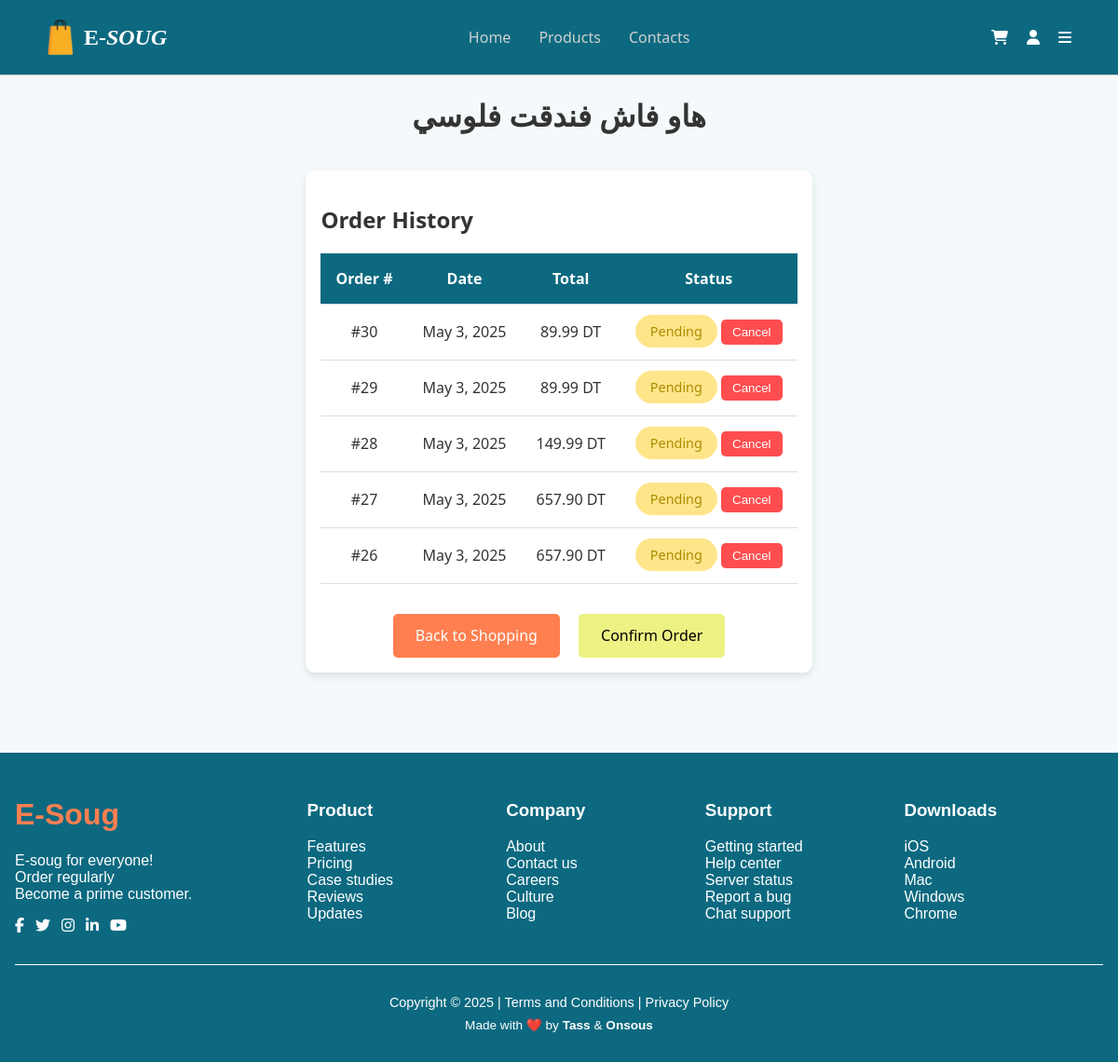
The app's page /myorders/ (signed in), older data.
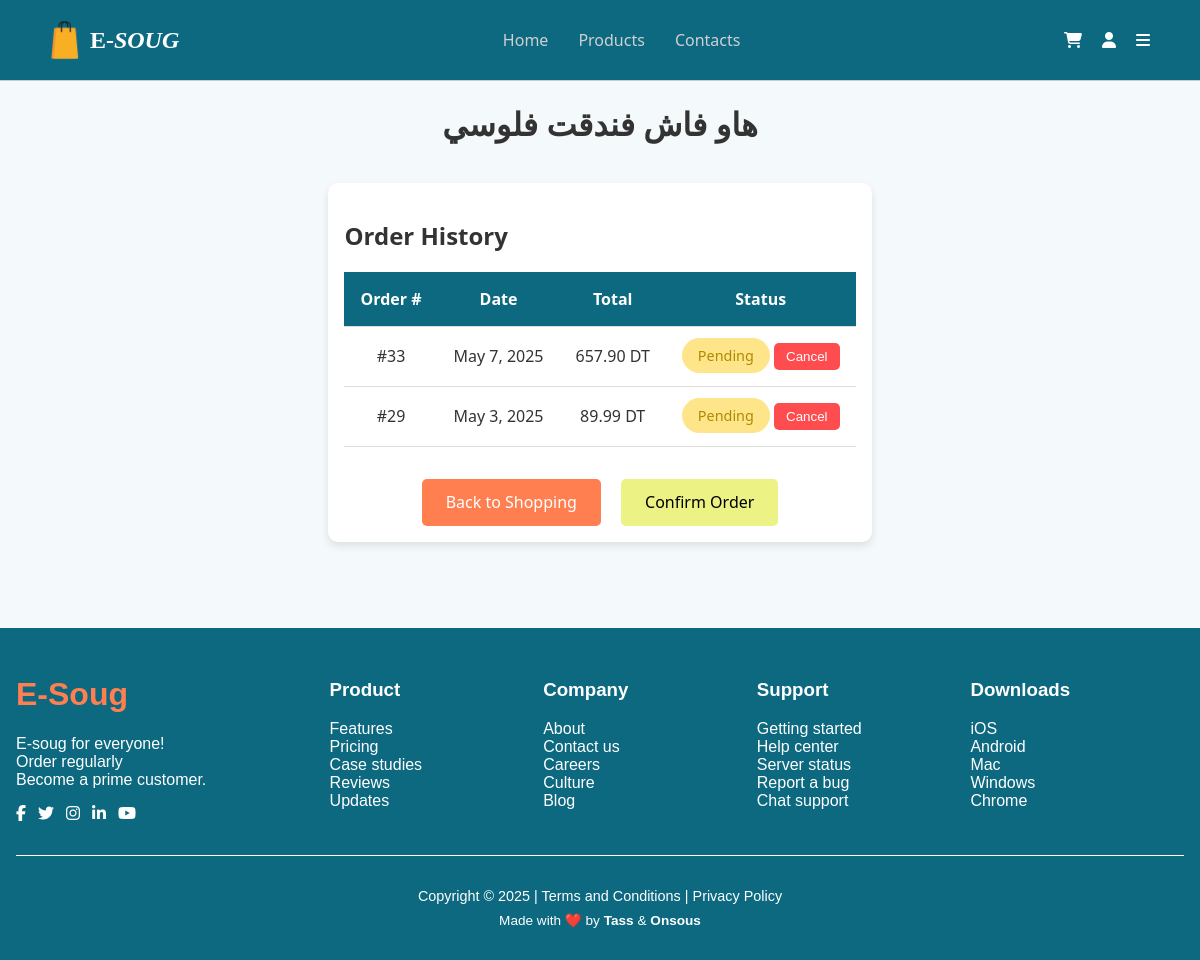
The same page, newer data.
### store/models.py (models this page shows, shortened)
class Order(models.Model):
    user = models.ForeignKey(User, on_delete=models.CASCADE)
    product = models.ForeignKey(Product, on_delete=models.CASCADE)
    date_ordered = models.DateTimeField(auto_now_add=True)
    quantity = models.PositiveIntegerField(default=1)
    status = models.CharField(max_length=20, choices=[
        ("Pending", "Pending"),
        ("Processing", "Processing"),
        ("Shipped", "Shipped"),
        ("Delivered", "Delivered"),
        ("Cancelled", "Cancelled"),
    ], default="Pending")
    @property
    def total_price(self):
        return self.product.price * self.quantity

class Product(models.Model):
    name = models.CharField(max_length=200)
    price = models.DecimalField(max_digits=10, decimal_places=2)
    description = models.TextField()
    image_url = models.URLField(max_length=500, blank=True, null=True)
    category = models.ForeignKey(Category, on_delete=models.CASCADE, related_name='products')

### store/views.py (the view)
# urls.py: path('myorders/', views.view_orders, name='view_orders'),
@login_required
def view_orders(request):
    current_user = request.user
    user_orders = Order.objects.filter(user=current_user).order_by('-date_ordered')
    return render(request, 'view_orders.html', {'orders': user_orders})

### store/templates/view_orders.html (shortened to what this page needs)
<!DOCTYPE html>
<html lang="en">
<head>
</head>
<body>
    {% include 'navbar.html' %}
    <h1 style="text-align: center;">هاو فاش فندقت فلوسي</h1>
    <div class="container">
        <h2>Order History</h2>
        <table>
            <thead>
                <tr>
                    <th>Order #</th>
                    <th>Date</th>
                    <th>Total</th>
                    <th>Status</th>
                </tr>
            </thead>
            <tbody>
                {% for order in orders %}
                <tr>
                    <td>#{{ order.id }}</td>
                    <td>{{ order.date_ordered|date:"F j, Y" }}</td>
                    <td>{{ order.total_price }} DT</td>
                    <td><span class="status {{ order.status }}">{{ order.status }}</span>
                        <form method="post" action="{% url 'cancel_order' order.id %}" style="display:inline;">
                            <button type="submit" style="background-color:#ff4d4f;color:white;padding:6px 12px;border:none;border-radius:5px;cursor:pointer;">Cancel</button>
                        </form>
                    </td>
                </tr>
                {% endfor %}
            </tbody>
        </table>
        <div class="button-container">
            <a href="/wishlist/" class="shop-button">Back to Shopping</a>
            <a href="/confirm-order/" class="shop-button" style="background-color: #ecf284; margin-left: 1rem; color: black">Confirm Order</a>
        </div>
    </div>
</body>
</html>
{% include 'footer.html' %}

### store/templates/navbar.html (shortened to what this page needs)
<!DOCTYPE html>
<html lang="en">
<head>
  <link rel="stylesheet" href="https://cdnjs.cloudflare.com/ajax/libs/font-awesome/6.5.0/css/all.min.css" />
  {% load static %}
</head>
<body>
<nav style="display: flex; justify-content: space-between; align-items: center; padding: 20px 50px; background: #0c6980; border-bottom: 1px solid #ccc; color: white;">
  <div style="display: flex; align-items: center; gap: 10px;">
    <img src="{% static 'images/logo.png' %}" alt="Logo" style="height: 40px;">
    <div style="font-family: 'Times New Roman', serif; font-size: 24px; font-weight: bold; color: white;">
      E-<span style="font-style: italic;">SOUG</span>
    </div>
  </div>
  <div style="display: flex; gap: 30px;">
    {% url 'home' as home_url %}
    <a href="{{ home_url }}" style="text-decoration: none;
      color: {% if request.path == home_url %}white{% else %}#d0d0d0{% endif %};
      font-weight: {% if request.path == home_url %}bold{% else %}normal{% endif %};">Home</a>
    {% url 'product_list' as products_url %}
    <a href="{{ products_url }}" style="text-decoration: none;
      color: {% if request.path == products_url %}white{% else %}#d0d0d0{% endif %};
      font-weight: {% if request.path == products_url %}bold{% else %}normal{% endif %};">Products</a>
    {% url 'contact_us' as contact_url %}
    <a href="{{ contact_url }}" style="text-decoration: none;
      color: {% if request.path == contact_url %}white{% else %}#d0d0d0{% endif %};
      font-weight: {% if request.path == contact_url %}bold{% else %}normal{% endif %};">Contacts</a>
  </div>
  <div style="display: flex; align-items: center; gap: 20px; position: relative;">
    <a href="{% url 'wishlist' %}" style="text-decoration: none; color: white; font-weight: bold;">
      <i class="fas fa-shopping-cart"></i>
    </a>
    <a href="{% url 'my_account' %}" style="text-decoration: none; color: white; font-weight: bold;">
      <i class="fas fa-user"></i>
    </a>
    <a href="#" id="menu-toggle" style="text-decoration: none; color: white; font-weight: bold;">
      <i class="fas fa-bars"></i>
    </a>
  </div>
</nav>
</body>
</html>

### store/templates/footer.html
<footer style="
  width: 100%;
  background-color: #0c6980;
  color: white;
  padding: 2rem 1rem;
  box-sizing: border-box;
  margin-top: 70px;
  font-family: sans-serif;
">
  <div style="
    display: flex;
    flex-wrap: wrap;
    justify-content: space-between;
    max-width: 1200px;
    margin: auto;
    row-gap: 2rem;
  ">
    <div style="flex: 1 1 250px;">
      <h1 style="margin-left: 0; margin-top: 1rem; color: #ff7f50;">E-Soug</h1>
      <p style="margin-top: 0.5rem;">E-soug for everyone!<br>Order regularly<br> Become a prime customer.</p>
      <div style="margin-top: 1rem; display: flex; gap: 0.75rem;">
        <a href="#" style="color: white;"><i class="fab fa-facebook-f"></i></a>
        <a href="#" style="color: white;"><i class="fab fa-twitter"></i></a>
        <a href="#" style="color: white;"><i class="fab fa-instagram"></i></a>
        <a href="#" style="color: white;"><i class="fab fa-linkedin-in"></i></a>
        <a href="#" style="color: white;"><i class="fab fa-youtube"></i></a>
      </div>
    </div>
    <div style="flex: 1 1 150px;">
      <h3>Product</h3>
      <ul style="list-style: none; padding: 0; margin: 0;">
        <li><a href="#" style="color: white; text-decoration: none;">Features</a></li>
        <li><a href="#" style="color: white; text-decoration: none;">Pricing</a></li>
        <li><a href="#" style="color: white; text-decoration: none;">Case studies</a></li>
        <li><a href="#" style="color: white; text-decoration: none;">Reviews</a></li>
        <li><a href="#" style="color: white; text-decoration: none;">Updates</a></li>
      </ul>
    </div>
    <div style="flex: 1 1 150px;">
      <h3>Company</h3>
      <ul style="list-style: none; padding: 0; margin: 0;">
        <li><a href="{% url 'about_us' %}" style="color: white; text-decoration: none;">About</a></li>
        <li><a href="#" style="color: white; text-decoration: none;">Contact us</a></li>
        <li><a href="#" style="color: white; text-decoration: none;">Careers</a></li>
        <li><a href="#" style="color: white; text-decoration: none;">Culture</a></li>
        <li><a href="#" style="color: white; text-decoration: none;">Blog</a></li>
      </ul>
    </div>
    <div style="flex: 1 1 150px;">
      <h3>Support</h3>
      <ul style="list-style: none; padding: 0; margin: 0;">
        <li><a href="#" style="color: white; text-decoration: none;">Getting started</a></li>
        <li><a href="#" style="color: white; text-decoration: none;">Help center</a></li>
        <li><a href="#" style="color: white; text-decoration: none;">Server status</a></li>
        <li><a href="#" style="color: white; text-decoration: none;">Report a bug</a></li>
        <li><a href="#" style="color: white; text-decoration: none;">Chat support</a></li>
      </ul>
    </div>
    <div style="flex: 1 1 150px;">
      <h3>Downloads</h3>
      <ul style="list-style: none; padding: 0; margin: 0;">
        <li><a href="#" style="color: white; text-decoration: none;">iOS</a></li>
        <li><a href="#" style="color: white; text-decoration: none;">Android</a></li>
        <li><a href="#" style="color: white; text-decoration: none;">Mac</a></li>
        <li><a href="#" style="color: white; text-decoration: none;">Windows</a></li>
        <li><a href="#" style="color: white; text-decoration: none;">Chrome</a></li>
      </ul>
    </div>
  </div>
  <hr style="margin-top: 2rem; height: 1px; background-color: white; border: none;" />
  <div style="text-align: center; margin-top: 2rem; font-size: 0.9rem;">
    Copyright © 2025 |
    <a href="#" style="color: white; text-decoration: none;">Terms and Conditions</a> |
    <a href="#" style="color: white; text-decoration: none;">Privacy Policy</a>
  </div>
  <div style="text-align: center; margin-top: 0.5rem; font-size: 0.85rem">
    Made with ❤️ by <strong>Tass</strong> & <strong>Onsous</strong>
  </div>
</footer>

### store/templates/view_orders.html (style rules this page uses)
body { margin: 0; font-family: 'Segoe UI', Tahoma, Geneva, Verdana, sans-serif; background-color: #f4f9fb; color: #333; min-height: 100vh; display: flex; flex-direction: column; }
.container { flex: 1; max-width: 1000px; margin: 1rem auto; padding: 1rem; background: white; border-radius: 10px; box-shadow: 0 4px 8px rgba(0,0,0,0.1); }
table { width: 100%; border-collapse: collapse; margin-top: 1rem; }
th, td { padding: 1rem; text-align: center; border-bottom: 1px solid #ddd; }
th { background-color: #0c6980; color: white; }
.status { padding: 0.5rem 1rem; border-radius: 20px; font-size: 0.9rem; }
.Pending { background-color: #ffe58a; color: #ad8b00; }
.shop-button { background-color: #ff7f50; color: white; padding: 0.8rem 1.5rem; border: none; border-radius: 5px; font-size: 1rem; cursor: pointer; text-decoration: none; transition: background-color 0.3s; display: inline-block; margin-top: 2rem; }
.button-container { text-align: center; }

Row changes from the older to the newer data that the page shows:
removed Order: id "30", date_ordered "May 3, 2025", total_price "89.99", status "Pending"
removed Order: id "28", date_ordered "May 3, 2025", total_price "149.99", status "Pending"
removed Order: id "27", date_ordered "May 3, 2025", total_price "657.90", status "Pending"
removed Order: id "26", date_ordered "May 3, 2025", total_price "657.90", status "Pending"
added Order: id "33", date_ordered "May 7, 2025", total_price "657.90", status "Pending"
